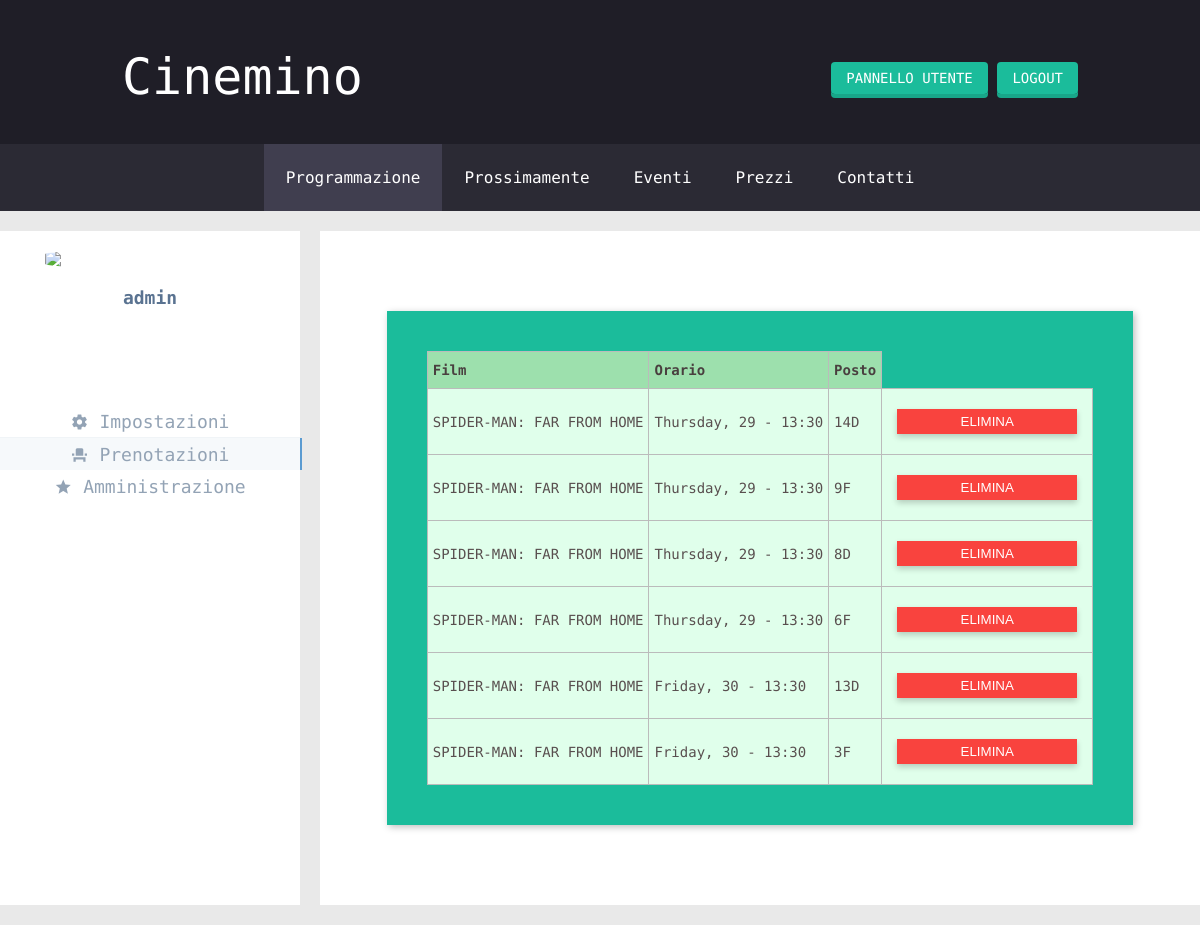
The app's page /user/reservs.php (signed in) with its own data.
### tables this page shows
CREATE TABLE `reservations` (
  `id` int(11) NOT NULL AUTO_INCREMENT,
  `user_id` int(11) NOT NULL,
  `screening_id` int(11) NOT NULL,
  `seat` varchar(10) NOT NULL,
  PRIMARY KEY (`id`)
);

CREATE TABLE `movies` (
  `id` int(64) NOT NULL AUTO_INCREMENT,
  `title` varchar(256) NOT NULL,
  `genre` varchar(256) DEFAULT NULL,
  `cast` varchar(1024) DEFAULT NULL,
  `director` varchar(256) DEFAULT NULL,
  `description` text,
  `duration` int(11) DEFAULT NULL,
  `cover` varchar(256) DEFAULT NULL,
  `onair` tinyint(1) NOT NULL,
  PRIMARY KEY (`id`)
);

CREATE TABLE `screenings` (
  `id` int(11) NOT NULL AUTO_INCREMENT,
  `movie_id` int(11) NOT NULL,
  `sala_id` int(11) NOT NULL,
  `screening_start` datetime DEFAULT NULL,
  `nReservations` int(11) NOT NULL DEFAULT '0',
  PRIMARY KEY (`id`),
  UNIQUE KEY `Screening_ak_1` (`movie_id`,`sala_id`,`screening_start`)
);

### php/utils/functions.php (called while the page is built, shortened)
<?php
    function isLogged()
    {
		if(isset($_SESSION['id']))
			return $_SESSION['id'];
		else
			return false;
    }
?>

### php/reservs_editor.php (called while the page is built, shortened)
<?php
    require_once UTILS.'DbManager.php';
    require_once UTILS.'functions.php';
    require_once UTILS.'queries.php';
    $user = $_SESSION['id'];
    $reservs = find_reservation_by_user($user);
?>

### php/utils/DbManager.php (called while the page is built, shortened)
<?php
require_once 'dbConfig.php';
$cineDb = new CineDbManager();
class CineDbManager {
	private $conn = null;
	function openConnection() {
		if (!$this->isOpened()){
			global $dbHostname;
			global $dbUsername;
			global $dbPassword;
			global $dbName;
			$this->conn = new mysqli($dbHostname, $dbUsername, $dbPassword);
			$this->conn->select_db($dbName) or
				die ('Can\'t use pweb: ' . mysqli_error());
		}
	}
	function isOpened() {
		   return ($this->conn != null);
	}
	function performQuery($queryText) {
		if($stmt = $this->conn->prepare($queryText))  {
			$stmt->execute();
			$result = $stmt->get_result();
			return $result;
		}
		else {
			return 0;
		}
	}
}
?>

### php/utils/DbConfig.php (called while the page is built)
<?php
	$dbHostname	= "localhost";
	$dbUsername	= "root";
	$dbPassword = "";
	$dbName 	= "cinemaker";
?>

### php/utils/queries.php (called while the page is built, shortened)
<?php
    require_once 'DbManager.php';
    require_once 'functions.php';
    function get_movie($id) {
        global $cineDb;
        $query = "  SELECT *
                    FROM movies
                    WHERE id = $id";
        $result = $cineDb->performQuery($query);
        return $result;
    }
    function get_screening($id) {
        global $cineDb;
        $query = "  SELECT *
                    FROM screenings
                    WHERE id = $id";
        $result = $cineDb->performQuery($query);
        return $result;
    }
    function find_reservation_by_user($id) {
        global $cineDb;
        $query = "  SELECT *
                    FROM reservations
                    WHERE user_id = $id";
        $result = $cineDb->performQuery($query);
        return $result;
    }
?>

### user/reservs.php (the view, shortened to what this page needs)
<?php
    require_once UTILS.'functions.php';
    require_once UTILS.'queries.php';
    require_once '/../php/reservs_editor.php';
?>
<!DOCTYPE html>
<html lang="it">
<head>
    <link rel="stylesheet" href="../css/main.css">
    <link rel="stylesheet" href="../css/navbar.css">
    <link rel="stylesheet" href="../css/profile.css">
    <link rel="stylesheet" href="../css/form.css">
    <link rel="stylesheet" href="../css/table.css">
</head>
<body>
    <?php
        include_once '/../php/navbar.php';
        if (!isLogged()) {
            echo '<div class="form-panel wide">';
            echo '<div class="error">Accesso riservato agli utenti registrati</div>';
            echo '</div>';
        }
        else {
    ?>
    <div class="container-main">
        <div class="container-profile">
            <?php include 'sidebar.php'; ?>
            <div class="main-profile">
                <div class="form-container">
                    <div class="form-panel">
                        <table>
                            <tr>
                                <th>Film</th>
                                <th>Orario</th>
                                <th>Posto</th>
                            </tr>
                    <?php
                        while ($row = $reservs->fetch_assoc()) {
                            $screening = get_screening($row['screening_id'])->fetch_assoc();
                            $datetime = date('l, j - H:i', strtotime($screening['screening_start']));
                            $movie = get_movie($screening['movie_id'])->fetch_assoc();
                    ?>
                            <tr>
                                <td><?php echo $movie['title'] ?></td>
                                <td><?php echo $datetime ?></td>
                                <td><?php echo $row['seat'] ?></td>
                                <td>
                                    <form action="" method="post">
                                        <button type="submit" name="delete">ELIMINA</button>
                                    </form>
                                </td>
                            </tr>
                    <?php
                        }
                    ?>
                        </table>
                    </div>
                </div>
            </div>
        </div>
    </div>
        <?php } ?>
</body>
</html>

### css/main.css (style rules this page uses)
* { box-sizing: border-box; padding: 0; margin: 0; }
body { background: rgb(233, 233, 233); font-family: 'Roboto Mono', monospace; }

### css/profile.css (style rules this page uses)
.container-main { display: flex; }
.container-profile { display: flex; margin: 20px 0; flex-flow: row nowrap; justify-content: flex-start; width: 100%; }
.main-profile { display: flex; padding: 20px; background: #fff; min-height: 460px; flex-grow: 2; }

### css/form.css (style rules this page uses)
.form-container { width: 100%; height: 100%; display: flex; justify-content: center; align-content: center; flex-direction: column; align-items: center; }
.form-panel { display: flex; align-items: center; flex-direction: column; background-color: white; box-shadow: 2px 2px 7px rgba(0, 0, 0, 0.26); padding: 40px; margin: 60px auto; background: #1BBC9B; }
.form-panel form { display: flex; align-items: center; flex-direction: column; }
button { border: none; background: #F9433E; cursor: pointer; margin: 10px; padding: 5px; width: 180px; color: white; box-shadow: 0 3px 6px 0 rgba(0, 0, 0, 0.2); }

### css/table.css (style rules this page uses)
table { border-collapse: collapse; border-color: #bbb; width: 100%; }
table td { font-size: 14px; padding: 10px 5px; border-style: solid; border-width: 1px; border-color: #bbb; color: #594F4F; background-color: #E0FFEB; vertical-align: middle; }
table th { font-size: 14px; font-weight: bold; padding: 10px 5px; border-style: solid; border-width: 1px; border-color: #bbb; color: #493F3F; background-color: #9DE0AD; text-align: left; }

### records on screen
reservations: movies.title "SPIDER-MAN: FAR FROM HOME", screening.screening_start "Thursday, 29 - 13:30", seat "14D"
reservations: movies.title "SPIDER-MAN: FAR FROM HOME", screening.screening_start "Thursday, 29 - 13:30", seat "9F"
reservations: movies.title "SPIDER-MAN: FAR FROM HOME", screening.screening_start "Thursday, 29 - 13:30", seat "8D"
reservations: movies.title "SPIDER-MAN: FAR FROM HOME", screening.screening_start "Thursday, 29 - 13:30", seat "6F"
reservations: movies.title "SPIDER-MAN: FAR FROM HOME", screening.screening_start "Friday, 30 - 13:30", seat "13D"
reservations: movies.title "SPIDER-MAN: FAR FROM HOME", screening.screening_start "Friday, 30 - 13:30", seat "3F"

### other values on screen
$_SESSION['username'] "admin"
